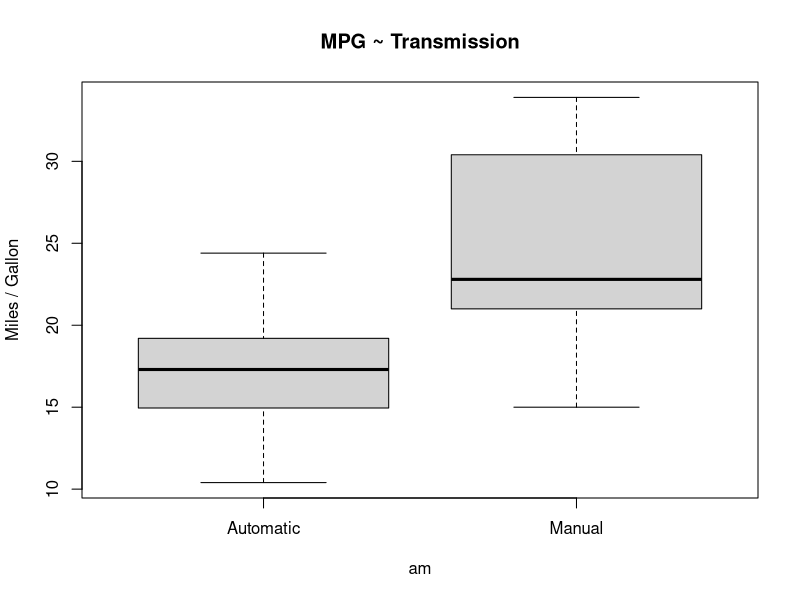
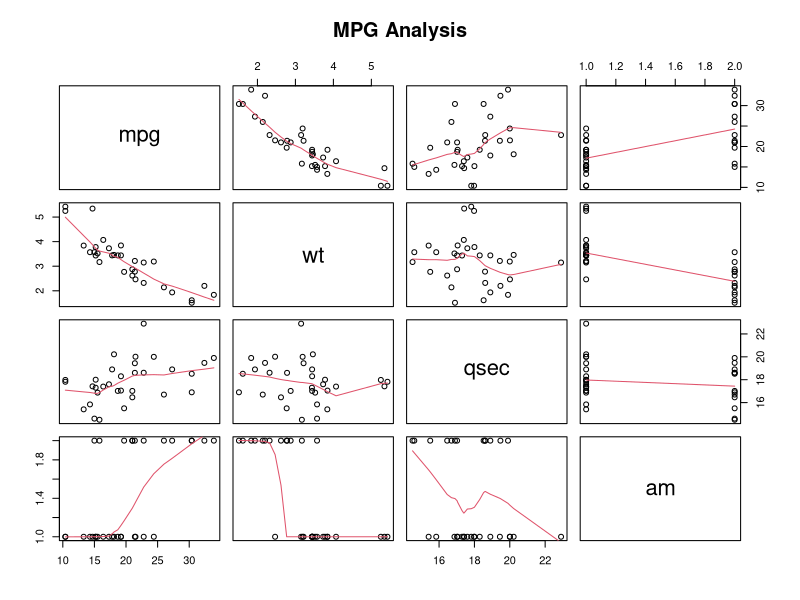
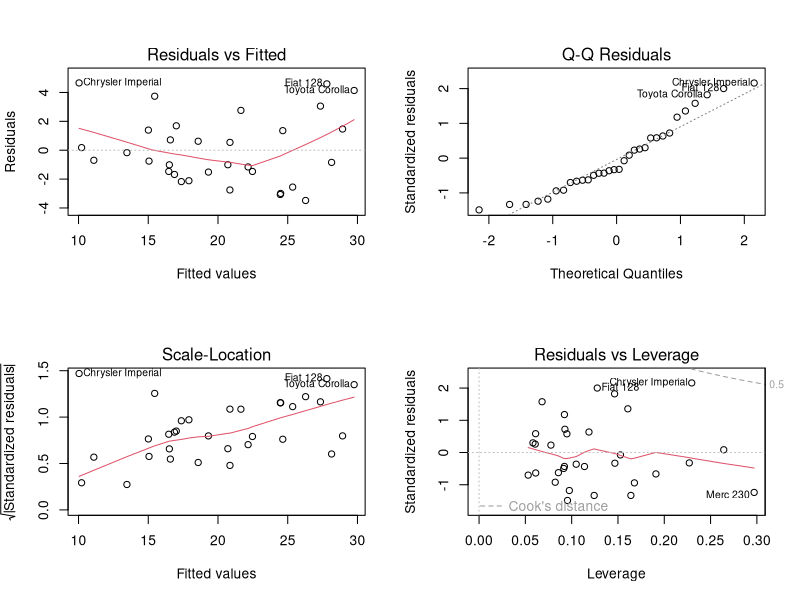

Here is the R script that generated these plots, in order:
## ---- chunk 1
knitr::opts_chunk$set(echo = TRUE)
## ---- chunk 2
library(datasets)
data(mtcars)
mtcars$am <- factor(mtcars$am, labels = c("Automatic", "Manual"))
## ---- chunk 3
boxplot(mpg ~ am, data = mtcars, ylab = "Miles / Gallon", main = "MPG ~ Transmission")
## ---- chunk 4
fit <- lm(mpg ~ am, data = mtcars)
summary(fit)$coefficients
## ---- chunk 5
fit.best <- step(lm(mpg ~ ., data = mtcars), trace = 0)
summary(fit.best)
## ---- chunk 6
pairs(mtcars[, c("mpg", "wt", "qsec", "am")], panel = panel.smooth, main = "MPG Analysis")
## ---- chunk 7
par(mfrow = c(2, 2))
plot(fit.best)
